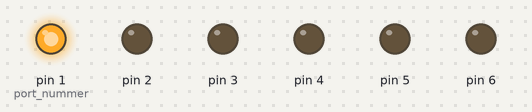
Recording of a sketch running on a simulated Arduino Uno, built with avr-gcc and run on an emulated ATmega328P. On the bench: output pins drawn as LEDs (lit = HIGH).

Above: at 0.5 s.
At 1.5 s:
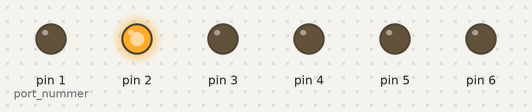
At 2.5 s:
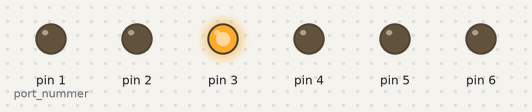
At 3.5 s:
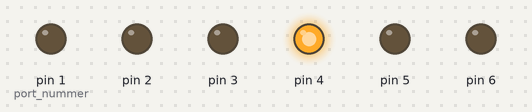
At 4.5 s:
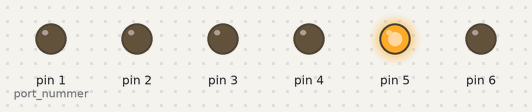
At 5.5 s:
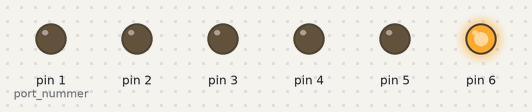
Timing chart, 0 to 7.8 s (numbered marks = the images above):
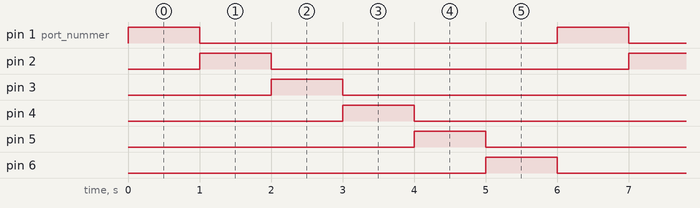

The sketch:

FlashingLED_while_loop.ino
```cpp
//Globalen variablen, dat houd in dat ze voor het hele programma zichtbaarzijn
//Ook zijn ze vanaf overal aan te roepen, voor zowel de setup() als de loop() funties.
int port_nummer; //port nummer wordt pas in het verloop van het programma toegekent
int aantal_leds = 6; //Deze waarde blijft altijd constant

//Deze functie(code) wordt 1 keer uitgevoerd door de arduino,
//dit is om de computer te vertellen wat elke poort is(INPUT of OUTPUT)
void setup() {
  //De while-loop zal voor het aantal LED's dat is aangesloten op de arduino
  //een port toekennen en deze markeren als een OUTPUT.
  //Een while-loop heeft altijd een voorwaarde waaraan hij moet voldoen om verder te kunnen, als die voorwaarde niet juist is stopt de loop

  port_nummer=1;//Zet de port_nummer op 1
  while(port_nummer<=aantal_leds){
    pinMode(port_nummer, OUTPUT);//Markeer de poort als OUTPUT
    port_nummer++; //Incremeneer de port_nummer met 1, als je deze regel weglaat blijft de loop oneindig doorgaan
    }
}

//Deze functie wordt oneinig uitgevoerd door de arduino, hier worden all acties in geplaatst
void loop() {
  //Deze while-loop gaat elke LED langs en zet deze aan, na 1 seconde wordt de LED weer uitgezet
  //Het port_nummer wordt weer op 1 gezet, want als de arduino klaar is met de setup() dan is de waarde 6

  port_nummer=1;
  while(port_nummer<=aantal_leds){
    digitalWrite(port_nummer, HIGH); //Zet de LED aan van een bepaalde port
    delay(1000); //Wacht 1000 miliseconden
    digitalWrite(port_nummer, LOW); //Zet de LED uit
    port_nummer++;
    }
}
```

Measured:
- by itself, pin 1 (port_nummer), pin 2–6: alternates HIGH for 1.0 s and LOW for 5.0 s
- by itself, everything shown: repeats every 6.0 s, in 7 steps
